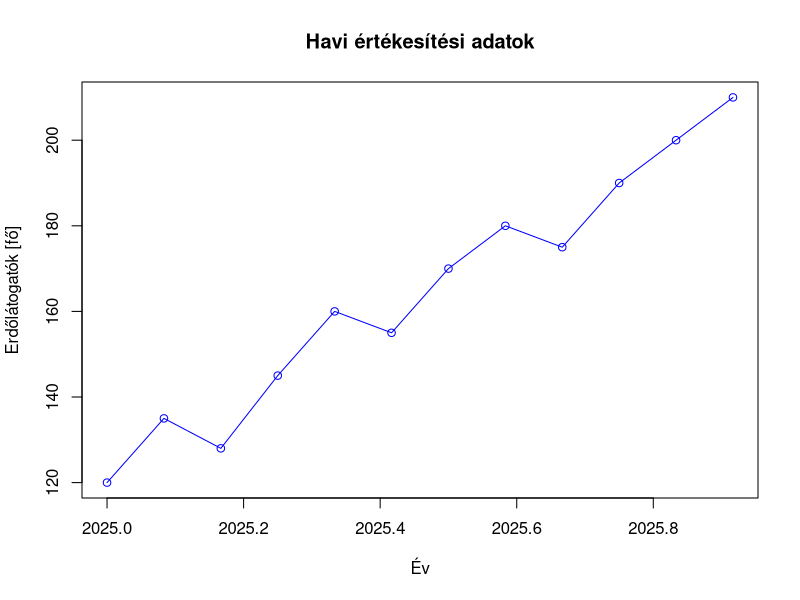
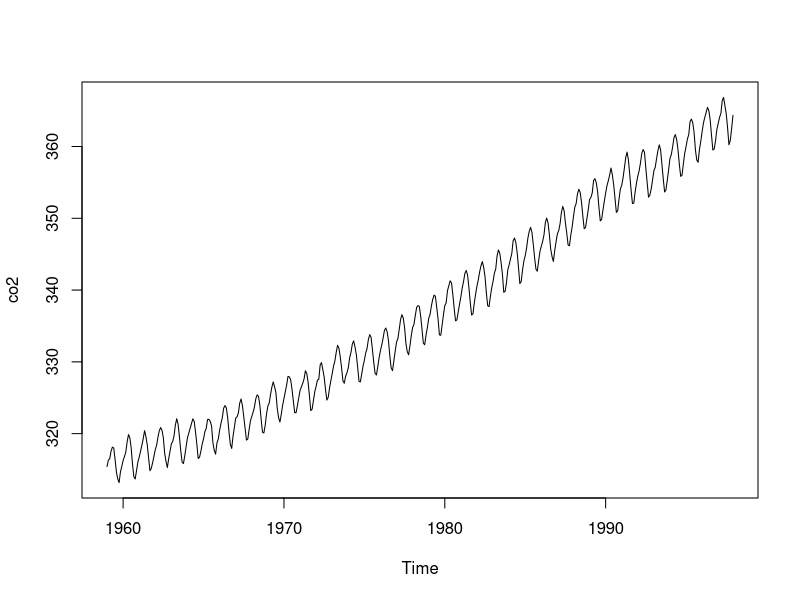
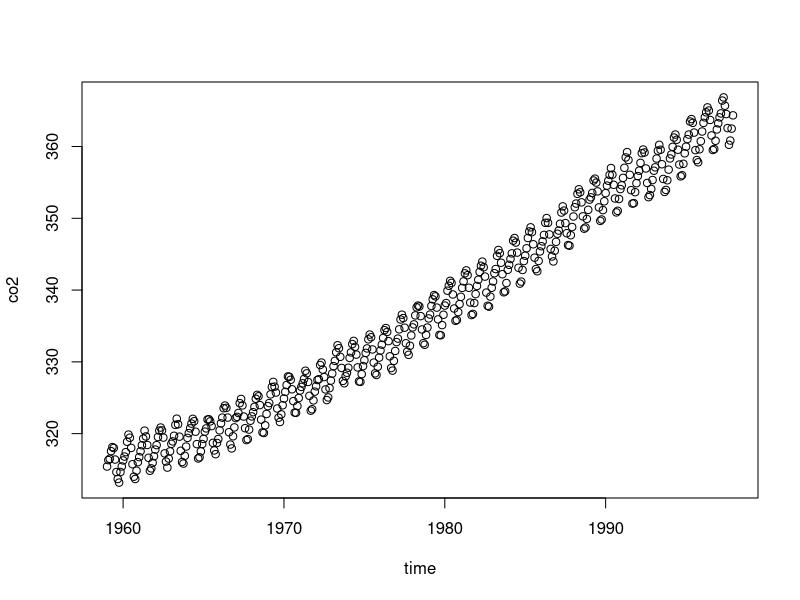
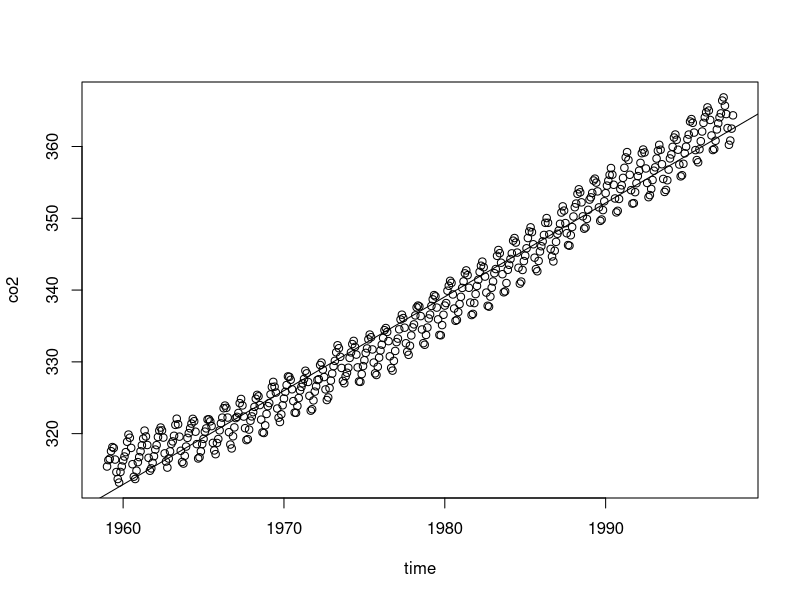
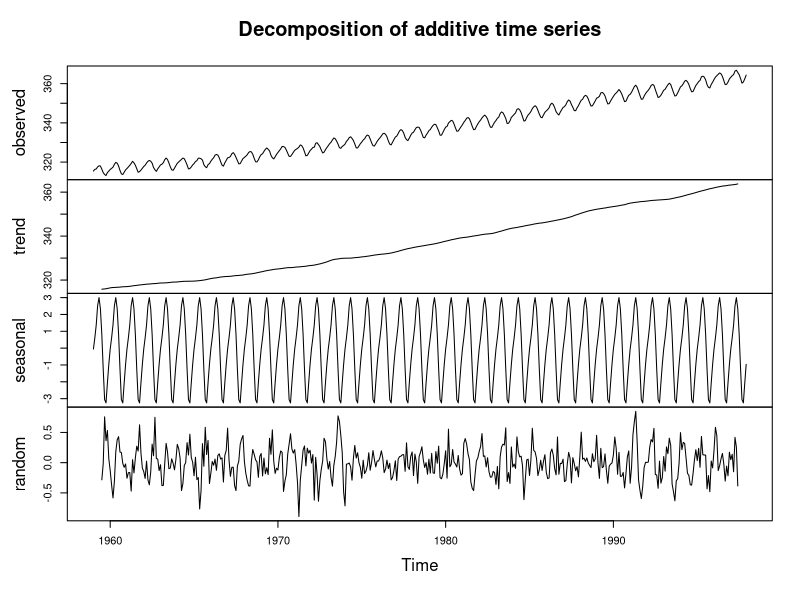
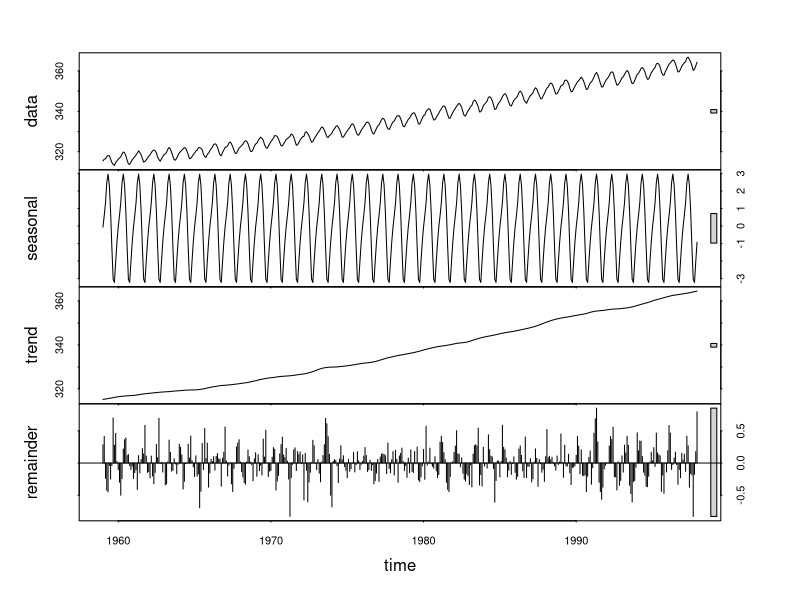

Generate these figures, in order, with R:
# Havi erdőlátogatás adatok
erdőlátogatók_száma <- c(120, 135, 128, 145, 160, 155,
                         170, 180, 175, 190, 200, 210)

# Idősor létrehozása
idosor <- ts(erdőlátogatók_száma,
             start = c(2025, 1),
             frequency = 12)

# Idősor megjelenítése
print(idosor)

plot(idosor,
     main = "Havi értékesítési adatok",
     xlab = "Év",
     ylab = "Erdőlátogatók [fő]",
     col = "blue",
     type = "o")

## Idősor elemzés bevezetés
data(co2)
## Az adatok leírása
?co2
## Félelmetes emelkedés
plot(co2)
## Az adatok
co2
## Átalakítás adattáblává
## Idő
time(co2)
## Az adatok
as.numeric(co2)
## Adattábla előállítása
co2.df <- data.frame(time = time(co2), co2 = as.numeric(co2))
## Adattábla nyomtatás
plot(co2.df)
## Mentés csv-be
write.csv2(co2.df, file = "co2df.csv")
## A mentés helye:
getwd()

########### Elemzés ########
## Trend illesztés lineáris regresszióval
## lm függvény kézikönve
?lm
## plot formulával co2 ~ time
## tehát a co2 cc az idő függvényében
plot(co2 ~ time, data = co2.df)
## Modell eredmény mentése
co2.lm <- lm(co2 ~ time, data = co2.df)
## Az ábrára
abline(co2.lm)
## A modell statisztikai vizsgálata
summary(co2.lm)
## A tengelymetszet és meredekség
co2.lm

###### Dekompozíciós idősor elemzés ####
## A dekompozíciót végző függvények kézikönyvei
?decompose
?stl
## Dekompozíciós idősorelemzés decompose függvénnyel
decompose(co2)
co2.decomp <- decompose(co2)
plot(co2.decomp)

## Dekompzíciós idősorelemzés stl (loess)
co2.stl <- stl(co2, s.window = "periodic")
co2.stl
plot(co2.stl)
